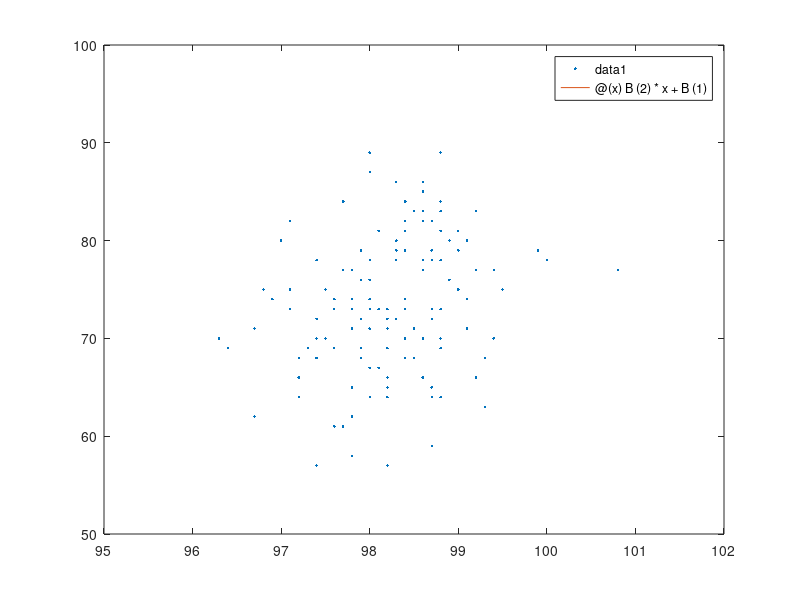

This figure's MATLAB source:
T = load('kroppstemperatur.txt');

at = mean(T(:,1)); %average temperature

atdev = std(T); % standard deviation of average temperature

%uppgift 2


nmen = 0;
nwomen = 0;

for i=1:length(T(:,1))
    if T(i,2) == 1
        nmen = nmen + 1;
    else
        nwomen = nwomen + 1;
    end
end

ment = T(1:nmen,1);
woment = T(nmen+1:length(T(:,1)),1);

menavgt = mean(ment);
womenavgt = mean(woment);

menstdt = std(ment);
womenstdt = std(woment);

%uppgift3

x = T(:,1);
y = T(:,3);
X = [ones(size(x)),x];
[B,BINT,R,RINT,STATS] = regress(y,X)

f = @(x) B(2)*x + B(1)

figure(1)
plot(x,y,'.');
hold on;
fplot(f);
axis([95 102 50 100]);


